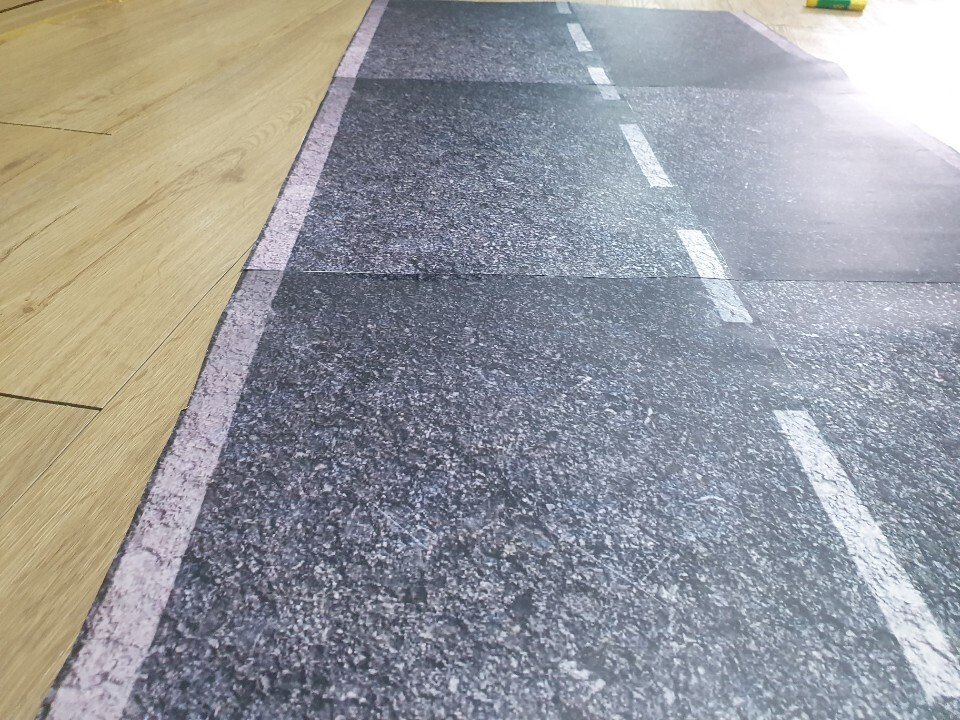
#> input picture trialroad.jpg, 960 x 720 px, given in place of sample3_rs2.mp4, which was not available
$ python videofile.py   (older library calls are emulated)
#> lines starting #> are read from the running program, lines starting #| are printed output that depends on the picture; after the words box and inside, x2 and y2 are one past the last pixel; in counts of white or black regions, pixels touching at a corner belong together; pictures that were not available may be replaced by others from this repository, and a replacement may not be noted
import cv2
import time
import numpy as np
import matplotlib.pyplot as plt
# Same command function as streaming, its just now we pass in the file path, nice!
cap = cv2.VideoCapture('/Users/2018A00587/Desktop/embedded_system/sample3_rs2.mp4')

# FRAMES PER SECOND FOR VIDEO
fps = 15
WIDTH = 400
HEIGHT = 240

pts1 = np.array([[62,135],[340,135],[45,185],[362,185]],np.int32)
pts2 = np.array([[100,0],[280,0],[100,240],[280,240]],np.int32)

def Perspective(image, pts1): #원근법 변환
    """
    Capture a Region of Interest
    """
    # [9 lines of commented-out code are left out]

    Matrix = cv2.getPerspectiveTransform(pts1.astype(np.float32), pts2.astype(np.float32))
    imgPers = cv2.warpPerspective(image, Matrix, (WIDTH, HEIGHT))
    return imgPers

def Threshold(imgPers):
    imgGray = cv2.cvtColor(imgPers, cv2.COLOR_RGB2GRAY)

    # Blurring -----------------------------------------------
    # imgBlur = cv2.blur(imgPers, (5,5))
    imgBlur = cv2.GaussianBlur(imgGray, (5,5), 0)
    # imgBlur = cv2.medianBlur(imgPers, 5)
    # imgBlur = cv2.bilateralFilter(imgPers,9,75,75)
    # -----------------------------------------------

    imgThresh = cv2.inRange(imgBlur, 149, 255, cv2.THRESH_BINARY)

    # Erosion / Dilation-------------------------------------------------------
    kernel = np.ones((5,5),np.uint8)
    imgErode = cv2.erode(imgThresh,kernel,iterations=1)
    # imgDilate = cv2.dilate(imgErode,kernel,iterations=1)
    # -------------------------------------------------------

    sobel_horizontal = cv2.Sobel(imgErode, cv2.CV_8U, 1, 0, ksize=9)
    # kernel2 = np.ones((3,3),np.uint8)
    # imgMpl = cv2.morphologyEx(sobel_horizontal, cv2.MORPH_CLOSE, kernel2)

    cv2.imshow("threshold", sobel_horizontal)
    cv2.waitKey(1)

    # Canny edge detection : still need tuning
    imgEdge = cv2.Canny(imgGray, 270, 300)

    cv2.imshow("canny edge", imgEdge)
    cv2.waitKey(1)

    # combing the binary threshold and canny edge detector
    imgFinal = cv2.add(sobel_horizontal, imgEdge)
    imgFinal = cv2.cvtColor(imgFinal, cv2.COLOR_GRAY2RGB)
    imgFinalDuplicate = cv2.cvtColor(imgFinal, cv2.COLOR_RGB2BGR)
    imgFinalDuplicate1 = cv2.cvtColor(imgFinal, cv2.COLOR_RGB2BGR)
    return imgFinal, imgFinalDuplicate, imgFinalDuplicate1

def Histogram(imgFinalDuplicate, imgFinalDuplicate1):
    histogramLane = np.uint8([])
    histogramLaneEnd = np.uint8([])

    for i in range(WIDTH):
        # ROILane = cv2.rectangle(imgFinalDuplicate,(i,140),(i+1,240),(0,0,255),3)
        # Matrix: rows 100, cols 1
        ROILane= imgFinalDuplicate[HEIGHT-100:HEIGHT, i]
        # scaling (0 ~ 255) to (0 ~ 1)
        ROILane = cv2.divide(ROILane, 255)
        # summation of white pixels: append the number of white pixels in ROILane to hisogramLane
        histogramLane = np.append(histogramLane, ROILane.sum(axis=0)[0:1].astype(np.uint8), axis=0)

    for i in range(WIDTH):
        # ROILane = cv2.rectangle(imgFinalDuplicate,(i,140),(i+1,240),(0,0,255),3)
        # Matrix: rows 100, cols 1
        ROILaneEnd= imgFinalDuplicate1[:HEIGHT, i]
        # scaling (0 ~ 255) to (0 ~ 1)
        ROILaneEnd = cv2.divide(ROILaneEnd, 255)
        # summation of white pixels: append the number of white pixels in ROILane to hisogramLane
        histogramLaneEnd = np.append(histogramLaneEnd, ROILaneEnd.sum(axis=0)[0:1].astype(np.uint8), axis=0)
    laneEnd = histogramLaneEnd.sum(axis=0)
    print(f"Lane END = {laneEnd}")
    return histogramLane, laneEnd


def LaneFinder(imgFinal, histogramLane):
    # find the position of left edge of left lane
    LeftLanePos = np.argmax(histogramLane[:150])

    # find the position of left edge of right lane
    RightLanePos = 250 + np.argmax(histogramLane[250:])

    cv2.line(imgFinal, (LeftLanePos, 0), (LeftLanePos, HEIGHT), color=(0,255,0), thickness=2)
    cv2.line(imgFinal, (RightLanePos, 0), (RightLanePos, HEIGHT), color=(0,255,0), thickness=2)
    return LeftLanePos, RightLanePos

def LaneCenter(imgFinal, LeftLanePos, RightLanePos):
    laneCenter = ((RightLanePos - LeftLanePos) / 2 + LeftLanePos).astype(np.uint8)
    frameCenter = WIDTH // 2

    cv2.line(imgFinal, (laneCenter, 0), (laneCenter, HEIGHT), color=(0,255,0), thickness=3)
    cv2.line(imgFinal, (frameCenter, 0), (frameCenter, HEIGHT), color=(255,0,0), thickness=3)
    cv2.imshow("position of white lanes", imgFinal)
    cv2.waitKey(1)

    Result = laneCenter - frameCenter
    return Result

# Always a good idea to check if the video was acutally there
# If you get an error at thsi step, triple check your file path!!
if cap.isOpened()== False:
    print("Error opening the video file. Please double check your file path for typos. Or move the movie file to the same location as this script/notebook")

# While the video is opened
while cap.isOpened():

    # Read the video file.
    ret, frame = cap.read()
#> frame is the input picture: shape (720, 960, 3); mean B, G, R 156.8, 154, 153.2

    # If we got frames, show them.
    if ret == True:
        imgPers = Perspective(frame, pts1)
#> in Perspective, `imgPers = cv2.warpPerspective(image, Matrix, (WIDTH, HEIGHT))`:
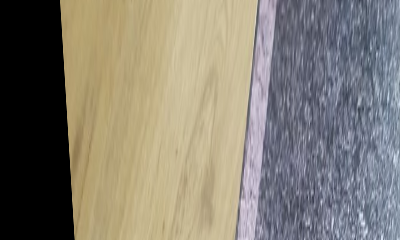
#> imgPers: shape (240, 400, 3); mean B, G, R 114.4, 126, 131.6
        imgFinal, imgFinalDuplicate, imgFinalDuplicate1 = Threshold(imgPers)
#> in Threshold, `imgGray = cv2.cvtColor(imgPers, cv2.COLOR_RGB2GRAY)`:
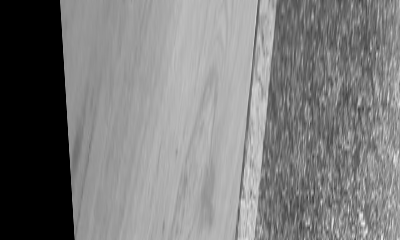
#> imgGray: shape (240, 400); min 0, max 241, mean 123.2
#> in Threshold, `imgThresh = cv2.inRange(imgBlur, 149, 255, cv2.THRESH_BINARY)`:
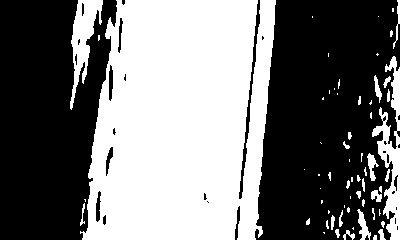
#> imgThresh: shape (240, 400); 45.9% white; 63 white regions (38 under 20 px), largest, box (x1, y1, x2, y2) and area: (80, 0, 276, 240) 39097, (372, 56, 400, 240) 1958, (70, 0, 103, 110) 1487
#> in Threshold, `imgErode = cv2.erode(imgThresh,kernel,iterations=1)`:
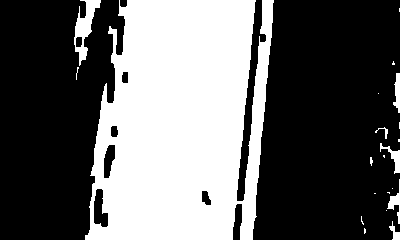
#> imgErode: shape (240, 400); 38.9% white; 21 white regions (14 under 20 px), largest, box (x1, y1, x2, y2) and area: (85, 0, 274, 240) 35828, (74, 0, 101, 66) 694, (380, 143, 400, 174) 195
#> in Threshold, `sobel_horizontal = cv2.Sobel(imgErode, cv2.CV_8U, 1, 0, ksize=9)`: sobel_horizontal: shape (240, 400); 9% white; 20 white regions (1 under 20 px), largest, box (x1, y1, x2, y2) and area: (237, 0, 269, 240) 1939, (81, 79, 106, 240) 1367, (371, 123, 399, 227) 1078
#> in Threshold, `imgEdge = cv2.Canny(imgGray, 270, 300)`:
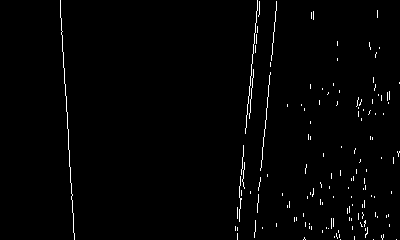
#> imgEdge: shape (240, 400); 1.4% white in thin lines or dots, all inside (x1, y1, x2, y2) = (60, 0, 400, 240)
#> in Threshold, `imgFinal = cv2.add(sobel_horizontal, imgEdge)`:
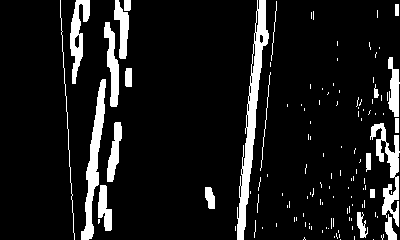
#> imgFinal: shape (240, 400); 10.2% white; 124 white regions (102 under 20 px), largest, box (x1, y1, x2, y2) and area: (237, 0, 269, 240) 2137, (81, 79, 106, 240) 1367, (370, 123, 400, 227) 1092
        histogramLane, laneEnd = Histogram(imgFinalDuplicate, imgFinalDuplicate1)
#> the loop in Histogram, `for i in range(WIDTH):` made 400 passes
#> histogramLane on passes 1 to 3: [0], [0, 0], [0, 0, 0]
#> after the loop in Histogram, `for i in range(WIDTH):`: histogramLane = 400 values, max 99 at index 91, min 0 at index 0, mean 11.15
#> the loop in Histogram, `for i in range(WIDTH):` made 400 passes
#> after the loop in Histogram, `for i in range(WIDTH):`: histogramLaneEnd = 400 values, max 162 at index 397, min 0 at index 0, mean 24.43
#> in Histogram, `laneEnd = histogramLaneEnd.sum(axis=0)`: laneEnd = 9771
#| Lane END = 9771
#> laneEnd = 9771
        LeftLanePos, RightLanePos = LaneFinder(imgFinal, histogramLane)
#> in LaneFinder, `LeftLanePos = np.argmax(histogramLane[:150])`: LeftLanePos = 91
#> in LaneFinder, `RightLanePos = 250 + np.argmax(histogramLane[250:])`: RightLanePos = 397
#> LeftLanePos = 91; RightLanePos = 397
        Result = LaneCenter(imgFinal, LeftLanePos, RightLanePos)
#> in LaneCenter, `laneCenter = ((RightLanePos - LeftLanePos) / 2 + LeftLanePos).astype(n..`: laneCenter = 244
#> in LaneCenter, `cv2.line(imgFinal, (frameCenter, 0), (frameCenter, HEIGHT), color=(255..`:
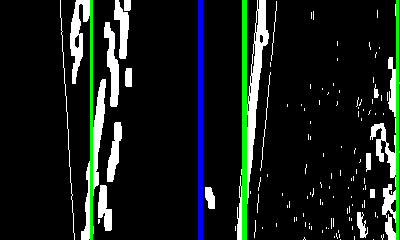
#> imgFinal: shape (240, 400, 3); mean B, G, R 26, 29.9, 22.9
#> in LaneCenter, `Result = laneCenter - frameCenter`: Result = 44
#> Result = 44

        if laneEnd > 15000:
            print("Lane End")

        if Result == 0:
            print("Forward")

        elif 0 < Result < 10:
            print("Right1")

        elif 10 <= Result < 20:
            print("Right2")

        elif Result >= 20:
            print("Right3")

        elif -10 < Result < 0:
            print("Left1")

        elif -20 < Result <= -10:
            print("Left2")

        elif Result <= -20:
            print("Left3")

        if laneEnd > 15000:
            ss = "Lane End"
            cv2.putText(frame, ss, (1,50), 0, 1, color=(255,0,0), thickness=2)

        elif Result == 0:
            ss = f"Result = {Result} Move Forward"
            cv2.putText(frame, ss, (1,50), 0, 1, color=(0,0,255), thickness=2)

        elif Result > 0:
            ss = f"Result = {Result} Move Right"
#> ss = 'Result = 44 Move Right'
            cv2.putText(frame, ss, (1,50), 0, 1, color=(0,0,255), thickness=2)

        elif Result < 0:
            ss = f"Result = {Result} Move Left"
            cv2.putText(frame, ss, (1,50), 0, 1, color=(0,0,255), thickness=2)

         # Display the frame at same frame rate of recording
        # Watch lecture video for full explanation
        time.sleep(1/fps)
        cv2.imshow('frame',frame)

        # Press q to quit
        if cv2.waitKey(25) & 0xFF == ord('q'):
#> (key q is pressed here)
            break

    # Or automatically break this whole loop if the video is over.
    else:
        break

cap.release()
# Closes all the frames
cv2.destroyAllWindows()
